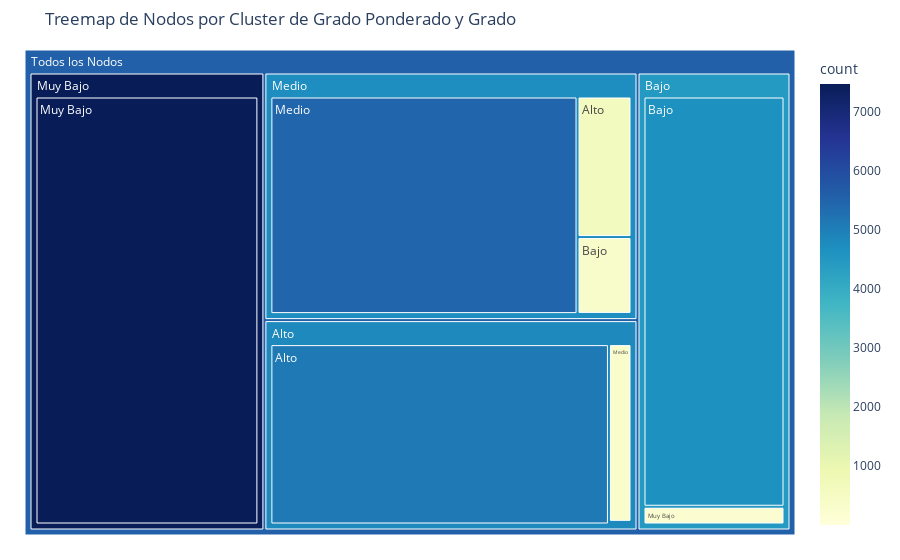

Notebook cell for this chart:
### Markdown cell above
## 3. Visualización 1: Treemap (Plotly)

Un Treemap es excelente para mostrar proporciones jerárquicas. Aquí, el tamaño de cada rectángulo representa la cantidad de nodos (`count`) que caen en esa categoría. Los colores y las agrupaciones representan los clusters (primero por `wd_cluster`, luego por `degree_cluster`).

### Code cell
# Agrupar para el Treemap
treemap_data = nodes_df.groupby(['category', 'degree_cluster']).agg({'count': 'sum'}).reset_index()

fig_treemap = px.treemap(treemap_data, 
                         path=[px.Constant("Todos los Nodos"), 'category', 'degree_cluster'], 
                         values='count',
                         color='count',
                         color_continuous_scale='YlGnBu',
                         title='Treemap de Nodos por Cluster de Grado Ponderado y Grado')

fig_treemap.update_layout(margin = dict(t=50, l=25, r=25, b=25))

# Corrección de Kaleido: Guardar la imagen
treemap_path_multi = os.path.join(FIG_DIR, "viz_treemap_multi_level.png")
fig_treemap.write_image(treemap_path_multi)

print(f" Treemap (Plotly) guardado: {treemap_path_multi}")
fig_treemap.show() # Mostrar la visualización interactiva

### Figure 1 — Plotly figure (JSON) as saved in the notebook; plotly's stock layout.template omitted (floating-point values rounded to 4 significant figures)
{"data": [{"branchvalues": "total", "customdata": [[7477.0], [NaN], [NaN], [NaN], [202.0], [4668.0], [NaN], [NaN], [1.0], [339.0], [5462.0], [620.0], [NaN], [5.0], [336.0], [5115.0], [7477.0], [4483.0], [4723.0], [4816.0], [5546.0]], "domain": {"x": [0, 1], "y": [0, 1]}, "hovertemplate": "labels=%{label}<br>count_sum=%{value}<br>parent=%{parent}<br>id=%{id}<br>count=%{color}<extra></extra>", "ids": ["Todos los Nodos/Muy Bajo/Muy Bajo", "Todos los Nodos/Muy Bajo/Bajo", "Todos los Nodos/Muy Bajo/Medio", "Todos los Nodos/Muy Bajo/Alto", "Todos los Nodos/Bajo/Muy Bajo", "Todos los Nodos/Bajo/Bajo", "Todos los Nodos/Bajo/Medio", "Todos los Nodos/Bajo/Alto", "Todos los Nodos/Medio/Muy Bajo", "Todos los Nodos/Medio/Bajo", "Todos los Nodos/Medio/Medio", "Todos los Nodos/Medio/Alto", "Todos los Nodos/Alto/Muy Bajo", "Todos los Nodos/Alto/Bajo", "Todos los Nodos/Alto/Medio", "Todos los Nodos/Alto/Alto", "Todos los Nodos/Muy Bajo", "Todos los Nodos/Bajo", "Todos los Nodos/Medio", "Todos los Nodos/Alto", "Todos los Nodos"], "labels": ["Muy Bajo", "Bajo", "Medio", "Alto", "Muy Bajo", "Bajo", "Medio", "Alto", "Muy Bajo", "Bajo", "Medio", "Alto", "Muy Bajo", "Bajo", "Medio", "Alto", "Muy Bajo", "Bajo", "Medio", "Alto", "Todos los Nodos"], "marker": {"coloraxis": "coloraxis", "colors": [7477.0, NaN, NaN, NaN, 202.0, 4668.0, NaN, NaN, 1.0, 339.0, 5462.0, 620.0, NaN, 5.0, 336.0, 5115.0, 7477.0, 4483.0, 4723.0, 4816.0, 5546.0]}, "name": "", "parents": ["Todos los Nodos/Muy Bajo", "Todos los Nodos/Muy Bajo", "Todos los Nodos/Muy Bajo", "Todos los Nodos/Muy Bajo", "Todos los Nodos/Bajo", "Todos los Nodos/Bajo", "Todos los Nodos/Bajo", "Todos los Nodos/Bajo", "Todos los Nodos/Medio", "Todos los Nodos/Medio", "Todos los Nodos/Medio", "Todos los Nodos/Medio", "Todos los Nodos/Alto", "Todos los Nodos/Alto", "Todos los Nodos/Alto", "Todos los Nodos/Alto", "Todos los Nodos", "Todos los Nodos", "Todos los Nodos", "Todos los Nodos", ""], "type": "treemap", "values": [7477.0, 0.0, 0.0, 0.0, 202.0, 4668.0, 0.0, 0.0, 1.0, 339.0, 5462.0, 620.0, 0.0, 5.0, 336.0, 5115.0, 7477.0, 4870.0, 6422.0, 5456.0, 24220.0]}], "layout": {"coloraxis": {"colorbar": {"title": {"text": "count"}}, "colorscale": [[0, "rgb(255,255,217)"], [0.125, "rgb(237,248,177)"], [0.25, "rgb(199,233,180)"], [0.375, "rgb(127,205,187)"], [0.5, "rgb(65,182,196)"], [0.625, "rgb(29,145,192)"], [0.75, "rgb(34,94,168)"], [0.875, "rgb(37,52,148)"], [1, "rgb(8,29,88)"]]}, "legend": {"tracegroupgap": 0}, "margin": {"b": 25, "l": 25, "r": 25, "t": 50}, "title": {"text": "Treemap de Nodos por Cluster de Grado Ponderado y Grado"}}}
